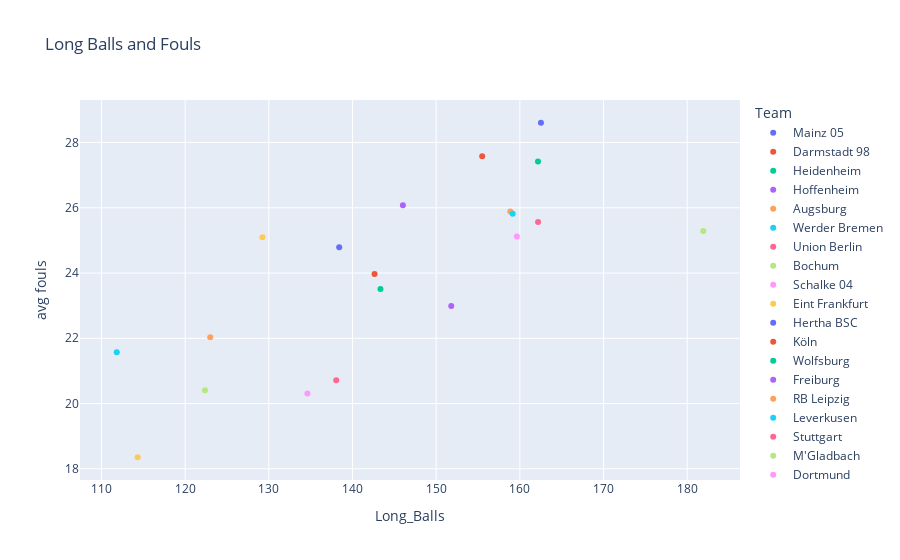

This figure's notebook cell:
### Code cell
px.scatter(long_balls_fouls_df , x = 'Long_Balls' , y = 'avg fouls' , color = 'Team' , title = 'Long Balls and Fouls')

### Figure 1 — Plotly figure (JSON) as saved in the notebook; plotly's stock layout.template omitted (floating-point values rounded to 4 significant figures)
{"data": [{"hovertemplate": "Team=Mainz 05<br>Long_Balls=%{x}<br>avg fouls=%{y}<extra></extra>", "legendgroup": "Mainz 05", "marker": {"color": "#636efa", "symbol": "circle"}, "mode": "markers", "name": "Mainz 05", "orientation": "v", "showlegend": true, "type": "scatter", "x": [162.5], "xaxis": "x", "y": [28.61], "yaxis": "y"}, {"hovertemplate": "Team=Darmstadt 98<br>Long_Balls=%{x}<br>avg fouls=%{y}<extra></extra>", "legendgroup": "Darmstadt 98", "marker": {"color": "#EF553B", "symbol": "circle"}, "mode": "markers", "name": "Darmstadt 98", "orientation": "v", "showlegend": true, "type": "scatter", "x": [155.5], "xaxis": "x", "y": [27.58], "yaxis": "y"}, {"hovertemplate": "Team=Heidenheim<br>Long_Balls=%{x}<br>avg fouls=%{y}<extra></extra>", "legendgroup": "Heidenheim", "marker": {"color": "#00cc96", "symbol": "circle"}, "mode": "markers", "name": "Heidenheim", "orientation": "v", "showlegend": true, "type": "scatter", "x": [162.2], "xaxis": "x", "y": [27.42], "yaxis": "y"}, {"hovertemplate": "Team=Hoffenheim<br>Long_Balls=%{x}<br>avg fouls=%{y}<extra></extra>", "legendgroup": "Hoffenheim", "marker": {"color": "#ab63fa", "symbol": "circle"}, "mode": "markers", "name": "Hoffenheim", "orientation": "v", "showlegend": true, "type": "scatter", "x": [146.0], "xaxis": "x", "y": [26.08], "yaxis": "y"}, {"hovertemplate": "Team=Augsburg<br>Long_Balls=%{x}<br>avg fouls=%{y}<extra></extra>", "legendgroup": "Augsburg", "marker": {"color": "#FFA15A", "symbol": "circle"}, "mode": "markers", "name": "Augsburg", "orientation": "v", "showlegend": true, "type": "scatter", "x": [158.9], "xaxis": "x", "y": [25.89], "yaxis": "y"}, {"hovertemplate": "Team=Werder Bremen<br>Long_Balls=%{x}<br>avg fouls=%{y}<extra></extra>", "legendgroup": "Werder Bremen", "marker": {"color": "#19d3f3", "symbol": "circle"}, "mode": "markers", "name": "Werder Bremen", "orientation": "v", "showlegend": true, "type": "scatter", "x": [159.1], "xaxis": "x", "y": [25.82], "yaxis": "y"}, {"hovertemplate": "Team=Union Berlin<br>Long_Balls=%{x}<br>avg fouls=%{y}<extra></extra>", "legendgroup": "Union Berlin", "marker": {"color": "#FF6692", "symbol": "circle"}, "mode": "markers", "name": "Union Berlin", "orientation": "v", "showlegend": true, "type": "scatter", "x": [162.2], "xaxis": "x", "y": [25.57], "yaxis": "y"}, {"hovertemplate": "Team=Bochum<br>Long_Balls=%{x}<br>avg fouls=%{y}<extra></extra>", "legendgroup": "Bochum", "marker": {"color": "#B6E880", "symbol": "circle"}, "mode": "markers", "name": "Bochum", "orientation": "v", "showlegend": true, "type": "scatter", "x": [181.9], "xaxis": "x", "y": [25.29], "yaxis": "y"}, {"hovertemplate": "Team=Schalke 04<br>Long_Balls=%{x}<br>avg fouls=%{y}<extra></extra>", "legendgroup": "Schalke 04", "marker": {"color": "#FF97FF", "symbol": "circle"}, "mode": "markers", "name": "Schalke 04", "orientation": "v", "showlegend": true, "type": "scatter", "x": [159.6], "xaxis": "x", "y": [25.12], "yaxis": "y"}, {"hovertemplate": "Team=Eint Frankfurt<br>Long_Balls=%{x}<br>avg fouls=%{y}<extra></extra>", "legendgroup": "Eint Frankfurt", "marker": {"color": "#FECB52", "symbol": "circle"}, "mode": "markers", "name": "Eint Frankfurt", "orientation": "v", "showlegend": true, "type": "scatter", "x": [129.2], "xaxis": "x", "y": [25.1], "yaxis": "y"}, {"hovertemplate": "Team=Hertha BSC<br>Long_Balls=%{x}<br>avg fouls=%{y}<extra></extra>", "legendgroup": "Hertha BSC", "marker": {"color": "#636efa", "symbol": "circle"}, "mode": "markers", "name": "Hertha BSC", "orientation": "v", "showlegend": true, "type": "scatter", "x": [138.4], "xaxis": "x", "y": [24.79], "yaxis": "y"}, {"hovertemplate": "Team=Köln<br>Long_Balls=%{x}<br>avg fouls=%{y}<extra></extra>", "legendgroup": "Köln", "marker": {"color": "#EF553B", "symbol": "circle"}, "mode": "markers", "name": "Köln", "orientation": "v", "showlegend": true, "type": "scatter", "x": [142.6], "xaxis": "x", "y": [23.97], "yaxis": "y"}, {"hovertemplate": "Team=Wolfsburg<br>Long_Balls=%{x}<br>avg fouls=%{y}<extra></extra>", "legendgroup": "Wolfsburg", "marker": {"color": "#00cc96", "symbol": "circle"}, "mode": "markers", "name": "Wolfsburg", "orientation": "v", "showlegend": true, "type": "scatter", "x": [143.3], "xaxis": "x", "y": [23.51], "yaxis": "y"}, {"hovertemplate": "Team=Freiburg<br>Long_Balls=%{x}<br>avg fouls=%{y}<extra></extra>", "legendgroup": "Freiburg", "marker": {"color": "#ab63fa", "symbol": "circle"}, "mode": "markers", "name": "Freiburg", "orientation": "v", "showlegend": true, "type": "scatter", "x": [151.8], "xaxis": "x", "y": [22.99], "yaxis": "y"}, {"hovertemplate": "Team=RB Leipzig<br>Long_Balls=%{x}<br>avg fouls=%{y}<extra></extra>", "legendgroup": "RB Leipzig", "marker": {"color": "#FFA15A", "symbol": "circle"}, "mode": "markers", "name": "RB Leipzig", "orientation": "v", "showlegend": true, "type": "scatter", "x": [123], "xaxis": "x", "y": [22.03], "yaxis": "y"}, {"hovertemplate": "Team=Leverkusen<br>Long_Balls=%{x}<br>avg fouls=%{y}<extra></extra>", "legendgroup": "Leverkusen", "marker": {"color": "#19d3f3", "symbol": "circle"}, "mode": "markers", "name": "Leverkusen", "orientation": "v", "showlegend": true, "type": "scatter", "x": [111.8], "xaxis": "x", "y": [21.58], "yaxis": "y"}, {"hovertemplate": "Team=Stuttgart<br>Long_Balls=%{x}<br>avg fouls=%{y}<extra></extra>", "legendgroup": "Stuttgart", "marker": {"color": "#FF6692", "symbol": "circle"}, "mode": "markers", "name": "Stuttgart", "orientation": "v", "showlegend": true, "type": "scatter", "x": [138.1], "xaxis": "x", "y": [20.71], "yaxis": "y"}, {"hovertemplate": "Team=M'Gladbach<br>Long_Balls=%{x}<br>avg fouls=%{y}<extra></extra>", "legendgroup": "M'Gladbach", "marker": {"color": "#B6E880", "symbol": "circle"}, "mode": "markers", "name": "M'Gladbach", "orientation": "v", "showlegend": true, "type": "scatter", "x": [122.4], "xaxis": "x", "y": [20.41], "yaxis": "y"}, {"hovertemplate": "Team=Dortmund<br>Long_Balls=%{x}<br>avg fouls=%{y}<extra></extra>", "legendgroup": "Dortmund", "marker": {"color": "#FF97FF", "symbol": "circle"}, "mode": "markers", "name": "Dortmund", "orientation": "v", "showlegend": true, "type": "scatter", "x": [134.6], "xaxis": "x", "y": [20.31], "yaxis": "y"}, {"hovertemplate": "Team=Bayern Munich<br>Long_Balls=%{x}<br>avg fouls=%{y}<extra></extra>", "legendgroup": "Bayern Munich", "marker": {"color": "#FECB52", "symbol": "circle"}, "mode": "markers", "name": "Bayern Munich", "orientation": "v", "showlegend": true, "type": "scatter", "x": [114.3], "xaxis": "x", "y": [18.35], "yaxis": "y"}], "layout": {"legend": {"title": {"text": "Team"}, "tracegroupgap": 0}, "title": {"text": "Long Balls and Fouls"}, "xaxis": {"anchor": "y", "domain": [0, 1], "title": {"text": "Long_Balls"}}, "yaxis": {"anchor": "x", "domain": [0, 1], "title": {"text": "avg fouls"}}}}
